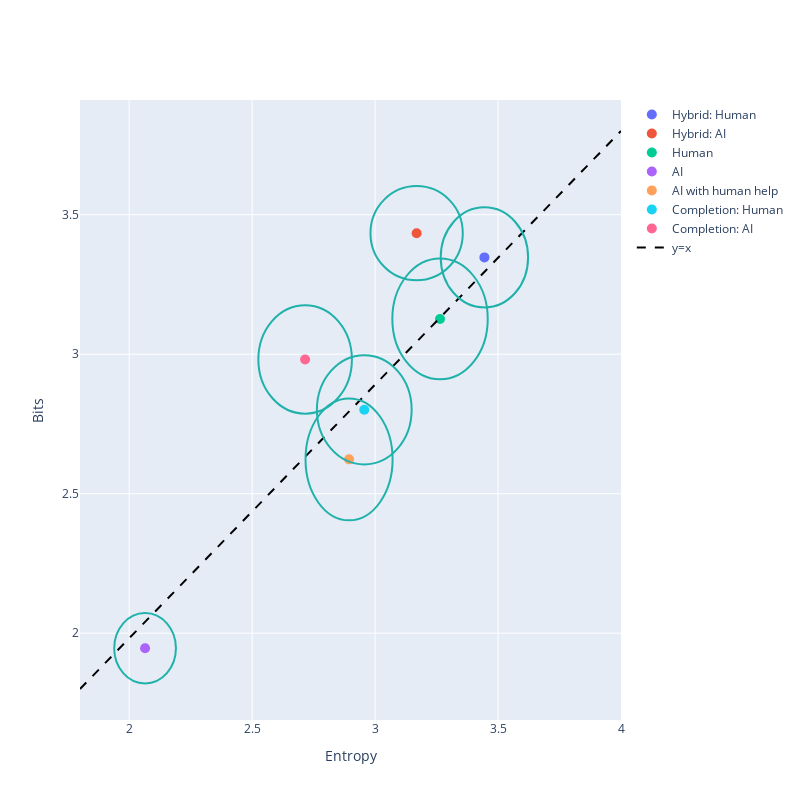

Write notebook code for a chart like this one.
### Code cell
# circle plot to show mean and stdev
import plotly.graph_objects as go

fig = go.Figure()

def plot_circle(data, label, i, std_scale=0.25):
    mean = np.mean(data, axis=0)
    stdev = np.std(data, axis=0) * std_scale

    # fig.add_trace(go.Scatter(
    #     x=data[:, 0],
    #     y=data[:, 1],
    #     mode="markers",
    #     marker=dict(size=1),
    #     marker_color=fig.layout['template']['layout']['colorway'][i],
    #     name=label,
    # ))
    fig.add_trace(go.Scatter(
        x=[mean[0]],
        y=[mean[1]],
        mode="markers",
        marker=dict(size=10),
        marker_color=fig.layout['template']['layout']['colorway'][i],
        name=label,
    ))
    fig.add_shape(
        type="circle",
        xref="x",
        yref="y",
        x0=mean[0] - stdev[0],
        y0=mean[1] - stdev[1],
        x1=mean[0] + stdev[0],
        y1=mean[1] + stdev[1],
        line_color="LightSeaGreen",
    )

plot_circle(hybrid_human, 'Hybrid: Human', 0)
plot_circle(hybrid_AI, 'Hybrid: AI', 1)
plot_circle(human, 'Human', 2)
plot_circle(AI, 'AI', 3)
plot_circle(AI_with_human_help, 'AI with human help', 4)
plot_circle(completion_human, 'Completion: Human', 5)
plot_circle(completion_ai, 'Completion: AI', 6)

# line plot x=y
fig.add_trace(go.Scatter(
    x=[1.8,4],
    y=[1.8,3.8],
    mode="lines",
    line=dict(color="black", dash="dash"),
    name="y=x",
))

fig.update_layout(
    xaxis_title='Entropy',
    yaxis_title='Bits',
    showlegend=True,
    width=800,
    height=800,
)
fig.show()

### Figure 1 — Plotly figure (JSON) as saved in the notebook; plotly's stock layout.template omitted (floating-point values rounded to 4 significant figures)
{"data": [{"marker": {"color": "#636efa", "size": 10}, "mode": "markers", "name": "Hybrid: Human", "type": "scatter", "x": [3.445], "y": [3.347]}, {"marker": {"color": "#EF553B", "size": 10}, "mode": "markers", "name": "Hybrid: AI", "type": "scatter", "x": [3.169], "y": [3.434]}, {"marker": {"color": "#00cc96", "size": 10}, "mode": "markers", "name": "Human", "type": "scatter", "x": [3.264], "y": [3.126]}, {"marker": {"color": "#ab63fa", "size": 10}, "mode": "markers", "name": "AI", "type": "scatter", "x": [2.065], "y": [1.946]}, {"marker": {"color": "#FFA15A", "size": 10}, "mode": "markers", "name": "AI with human help", "type": "scatter", "x": [2.894], "y": [2.623]}, {"marker": {"color": "#19d3f3", "size": 10}, "mode": "markers", "name": "Completion: Human", "type": "scatter", "x": [2.956], "y": [2.801]}, {"marker": {"color": "#FF6692", "size": 10}, "mode": "markers", "name": "Completion: AI", "type": "scatter", "x": [2.715], "y": [2.981]}, {"line": {"color": "black", "dash": "dash"}, "mode": "lines", "name": "y=x", "type": "scatter", "x": [1.8, 4], "y": [1.8, 3.8]}], "layout": {"height": 800, "shapes": [{"line": {"color": "LightSeaGreen"}, "type": "circle", "x0": 3.267, "x1": 3.622, "xref": "x", "y0": 3.168, "y1": 3.526, "yref": "y"}, {"line": {"color": "LightSeaGreen"}, "type": "circle", "x0": 2.981, "x1": 3.357, "xref": "x", "y0": 3.265, "y1": 3.602, "yref": "y"}, {"line": {"color": "LightSeaGreen"}, "type": "circle", "x0": 3.07, "x1": 3.458, "xref": "x", "y0": 2.91, "y1": 3.343, "yref": "y"}, {"line": {"color": "LightSeaGreen"}, "type": "circle", "x0": 1.939, "x1": 2.19, "xref": "x", "y0": 1.82, "y1": 2.072, "yref": "y"}, {"line": {"color": "LightSeaGreen"}, "type": "circle", "x0": 2.717, "x1": 3.071, "xref": "x", "y0": 2.405, "y1": 2.842, "yref": "y"}, {"line": {"color": "LightSeaGreen"}, "type": "circle", "x0": 2.763, "x1": 3.149, "xref": "x", "y0": 2.605, "y1": 2.996, "yref": "y"}, {"line": {"color": "LightSeaGreen"}, "type": "circle", "x0": 2.525, "x1": 2.906, "xref": "x", "y0": 2.787, "y1": 3.175, "yref": "y"}], "showlegend": true, "width": 800, "xaxis": {"title": {"text": "Entropy"}}, "yaxis": {"title": {"text": "Bits"}}}}
